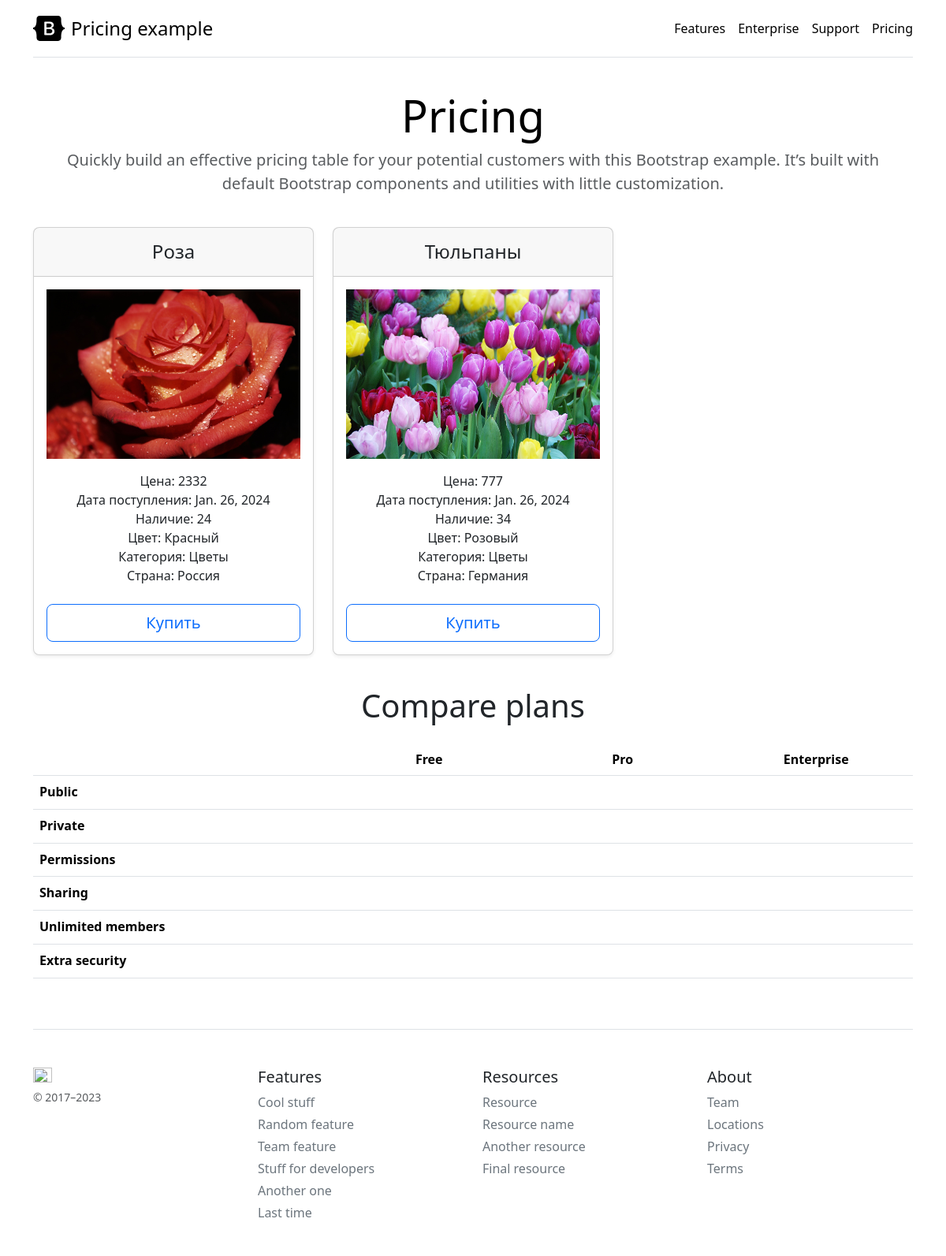
The page / on the database its author committed.
### flowershop/models.py (models this page shows, shortened)
class Product(models.Model):
    name = models.CharField(max_length=80)
    price = models.PositiveIntegerField()
    image = models.ImageField(upload_to='')
    date = models.DateTimeField()
    counts = models.PositiveIntegerField()
    color = models.CharField(max_length=60)
    category = models.ForeignKey(Category, on_delete=models.CASCADE)
    country = models.ForeignKey(Country, on_delete=models.CASCADE)

class Category(models.Model):
    name = models.CharField(max_length=80)

class Country(models.Model):
    name = models.CharField(max_length=80)

### general/views.py (the view)
# urls.py: path('', views.index)
def index(request):
    product = Product.objects.filter(counts__gt=0)
    return render(request, 'index.html', context={'product': product})

### general/templates/index.html (shortened to what this page needs)
{% load static %}
<!doctype html>
<html lang="en" data-bs-theme="auto">
  <head>
      <link href="https://cdn.jsdelivr.net/npm/bootstrap@5.3.2/dist/css/bootstrap.min.css" rel="stylesheet">
  </head>
  <body>
<div class="container py-3">
  {% include 'header.html' %}
  <main>
    <div class="row row-cols-1 row-cols-md-3 mb-3 text-center">
        {% for product in product %}
            <div class="col">
        <div class="card mb-4 rounded-3 shadow-sm">
          <div class="card-header py-3">
            <h4 class="my-0 fw-normal">{{ product.name }}</h4>
          </div>
          <div class="card-body">
              <img src='{{ product.image.url }}' alt='flower' class="img-fluid w-100">
            <ul class="list-unstyled mt-3 mb-4">
              <li>Цена: {{ product.price }}</li>
                <li>Дата поступления: {{ product.date.date }}</li>
                <li>Наличие: {{ product.counts }}</li>
                <li>Цвет: {{ product.color }}</li>
                <li>Категория: {{ product.category.name }}</li>
                <li>Страна: {{ product.country.name }}</li>
            </ul>
            <button type="button" class="w-100 btn btn-lg btn-outline-primary">Купить</button>
          </div>
        </div>
      </div>
        {% empty %}
            <div>Нет товаров!</div>
        {% endfor %}
    </div>
    <h2 class="display-6 text-center mb-4">Compare plans</h2>
    <div class="table-responsive">
      <table class="table text-center">
        <thead>
          <tr>
            <th style="width: 34%;"></th>
            <th style="width: 22%;">Free</th>
            <th style="width: 22%;">Pro</th>
            <th style="width: 22%;">Enterprise</th>
          </tr>
        </thead>
        <tbody>
          <tr>
            <th scope="row" class="text-start">Public</th>
            <td><svg class="bi" width="24" height="24"><use xlink:href="#check"/></svg></td>
            <td><svg class="bi" width="24" height="24"><use xlink:href="#check"/></svg></td>
            <td><svg class="bi" width="24" height="24"><use xlink:href="#check"/></svg></td>
          </tr>
          <tr>
            <th scope="row" class="text-start">Private</th>
            <td></td>
            <td><svg class="bi" width="24" height="24"><use xlink:href="#check"/></svg></td>
            <td><svg class="bi" width="24" height="24"><use xlink:href="#check"/></svg></td>
          </tr>
        </tbody>
        <tbody>
          <tr>
            <th scope="row" class="text-start">Permissions</th>
            <td><svg class="bi" width="24" height="24"><use xlink:href="#check"/></svg></td>
            <td><svg class="bi" width="24" height="24"><use xlink:href="#check"/></svg></td>
            <td><svg class="bi" width="24" height="24"><use xlink:href="#check"/></svg></td>
          </tr>
          <tr>
            <th scope="row" class="text-start">Sharing</th>
            <td></td>
            <td><svg class="bi" width="24" height="24"><use xlink:href="#check"/></svg></td>
            <td><svg class="bi" width="24" height="24"><use xlink:href="#check"/></svg></td>
          </tr>
          <tr>
            <th scope="row" class="text-start">Unlimited members</th>
            <td></td>
            <td><svg class="bi" width="24" height="24"><use xlink:href="#check"/></svg></td>
            <td><svg class="bi" width="24" height="24"><use xlink:href="#check"/></svg></td>
          </tr>
          <tr>
            <th scope="row" class="text-start">Extra security</th>
            <td></td>
            <td></td>
            <td><svg class="bi" width="24" height="24"><use xlink:href="#check"/></svg></td>
          </tr>
        </tbody>
      </table>
    </div>
  </main>
  <footer class="pt-4 my-md-5 pt-md-5 border-top">
    <div class="row">
      <div class="col-12 col-md">
        <img class="mb-2" src="../../assets/brand/bootstrap-logo.svg" alt="" width="24" height="19">
        <small class="d-block mb-3 text-body-secondary">&copy; 2017–2023</small>
      </div>
      <div class="col-6 col-md">
        <h5>Features</h5>
        <ul class="list-unstyled text-small">
          <li class="mb-1"><a class="link-secondary text-decoration-none" href="#">Cool stuff</a></li>
          <li class="mb-1"><a class="link-secondary text-decoration-none" href="#">Random feature</a></li>
          <li class="mb-1"><a class="link-secondary text-decoration-none" href="#">Team feature</a></li>
          <li class="mb-1"><a class="link-secondary text-decoration-none" href="#">Stuff for developers</a></li>
          <li class="mb-1"><a class="link-secondary text-decoration-none" href="#">Another one</a></li>
          <li class="mb-1"><a class="link-secondary text-decoration-none" href="#">Last time</a></li>
        </ul>
      </div>
      <div class="col-6 col-md">
        <h5>Resources</h5>
        <ul class="list-unstyled text-small">
          <li class="mb-1"><a class="link-secondary text-decoration-none" href="#">Resource</a></li>
          <li class="mb-1"><a class="link-secondary text-decoration-none" href="#">Resource name</a></li>
          <li class="mb-1"><a class="link-secondary text-decoration-none" href="#">Another resource</a></li>
          <li class="mb-1"><a class="link-secondary text-decoration-none" href="#">Final resource</a></li>
        </ul>
      </div>
      <div class="col-6 col-md">
        <h5>About</h5>
        <ul class="list-unstyled text-small">
          <li class="mb-1"><a class="link-secondary text-decoration-none" href="#">Team</a></li>
          <li class="mb-1"><a class="link-secondary text-decoration-none" href="#">Locations</a></li>
          <li class="mb-1"><a class="link-secondary text-decoration-none" href="#">Privacy</a></li>
          <li class="mb-1"><a class="link-secondary text-decoration-none" href="#">Terms</a></li>
        </ul>
      </div>
    </div>
  </footer>
</div>
    </body>
</html>

### general/templates/header.html (shortened to what this page needs)
<header>
    <div class="d-flex flex-column flex-md-row align-items-center pb-3 mb-4 border-bottom">
      <a href="../../../../index.html" class="d-flex align-items-center link-body-emphasis text-decoration-none">
        <span class="fs-4">Pricing example</span>
      </a>
      <nav class="d-inline-flex mt-2 mt-md-0 ms-md-auto">
        <a class="me-3 py-2 link-body-emphasis text-decoration-none" href="#">Features</a>
        <a class="me-3 py-2 link-body-emphasis text-decoration-none" href="#">Enterprise</a>
        <a class="me-3 py-2 link-body-emphasis text-decoration-none" href="#">Support</a>
        <a class="py-2 link-body-emphasis text-decoration-none" href="#">Pricing</a>
      </nav>
    </div>
    <div class="pricing-header p-3 pb-md-4 mx-auto text-center">
      <h1 class="display-4 fw-normal text-body-emphasis">Pricing</h1>
      <p class="fs-5 text-body-secondary">Quickly build an effective pricing table for your potential customers with this Bootstrap example. It’s built with default Bootstrap components and utilities with little customization.</p>
    </div>
</header>

### rows shown on the page
Product: name "Роза", image (picture), price "2332", date "Jan. 26, 2024", counts "24", color "Красный", category.name "Цветы", country.name "Россия"
Product: name "Тюльпаны", image (picture), price "777", date "Jan. 26, 2024", counts "34", color "Розовый", category.name "Цветы", country.name "Германия"
